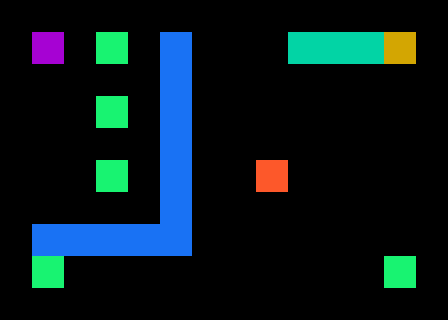

A level layout from a 2D game, rendered from its tile map. Below: a short description, then the map file with its tile-grid data intact:
An orthogonal 14x10 tile map with 32x32 px tiles, 1 tile layer (tiles) and 22 objects (16x Static, 5x Interactive, Start).

<map version="1.5" tiledversion="1.5.0" orientation="orthogonal" renderorder="right-down" width="14" height="10" tilewidth="32" tileheight="32" infinite="0" nextlayerid="3" nextobjectid="27">
 <properties>
  <property name="Turn Limit" value="250" />
 </properties>
 <tileset firstgid="1" source="../basic.tsx" />
 <layer id="1" name="tiles" width="14" height="10">
  <data encoding="csv">
11,11,11,11,11,11,11,11,11,11,11,11,11,11,
11,18,0,30,0,24,0,0,0,28,28,28,38,11,
11,0,0,0,0,24,0,0,0,11,11,11,11,11,
11,0,0,30,0,24,0,0,0,0,0,0,0,11,
11,0,0,0,0,24,0,0,0,0,0,0,0,11,
11,0,0,30,0,24,0,0,41,0,0,0,0,11,
11,0,0,0,0,24,0,0,0,0,0,0,0,11,
11,24,24,24,24,24,0,0,0,0,0,0,0,11,
11,30,0,0,0,0,0,0,0,0,0,0,30,11,
11,11,11,11,11,11,11,11,11,11,11,11,11,11
</data>
 </layer>
 <objectgroup id="2" name="objects">
  <object id="3" name="transform glass to 3" type="Interactive" gid="32" x="384" y="288" width="32" height="32">
   <properties>
    <property name="Group" type="int" value="5" />
    <property name="Transform group" type="int" value="4" />
    <property name="Transform onto" type="int" value="3" />
   </properties>
  </object>
  <object id="4" name="3" type="Static" gid="41" x="256" y="192" width="32" height="32">
   <properties>
    <property name="Group" type="int" value="3" />
    <property name="Properties" value="kills, blocks vision" />
   </properties>
  </object>
  <object id="5" name="glass" type="Static" gid="28" x="288" y="64" width="32" height="32">
   <properties>
    <property name="Group" type="int" value="4" />
    <property name="Properties" value="" />
   </properties>
  </object>
  <object id="6" name="glass" type="Static" gid="28" x="320" y="64" width="32" height="32">
   <properties>
    <property name="Group" type="int" value="4" />
    <property name="Properties" value="" />
   </properties>
  </object>
  <object id="7" name="glass" type="Static" gid="28" x="352" y="64" width="32" height="32">
   <properties>
    <property name="Group" type="int" value="4" />
    <property name="Properties" value="" />
   </properties>
  </object>
  <object id="8" name="Flag" type="Static" gid="37" x="384" y="64" width="32" height="32">
   <properties>
    <property name="Group" type="int" value="6" />
    <property name="Properties" value="win" />
   </properties>
  </object>
  <object id="9" name="Start" type="Start" gid="17" x="32" y="64" width="32" height="32" />
  <object id="10" name="2" type="Static" gid="22" x="160" y="64" width="32" height="32">
   <properties>
    <property name="Group" type="int" value="2" />
    <property name="Properties" value="unpassable, kills" />
   </properties>
  </object>
  <object id="11" name="2" type="Static" gid="22" x="160" y="96" width="32" height="32">
   <properties>
    <property name="Group" type="int" value="2" />
    <property name="Properties" value="unpassable, kills" />
   </properties>
  </object>
  <object id="12" name="2" type="Static" gid="22" x="160" y="128" width="32" height="32">
   <properties>
    <property name="Group" type="int" value="2" />
    <property name="Properties" value="unpassable, kills" />
   </properties>
  </object>
  <object id="13" name="2" type="Static" gid="22" x="160" y="192" width="32" height="32">
   <properties>
    <property name="Group" type="int" value="2" />
    <property name="Properties" value="unpassable, kills" />
   </properties>
  </object>
  <object id="14" name="2" type="Static" gid="22" x="160" y="160" width="32" height="32">
   <properties>
    <property name="Group" type="int" value="2" />
    <property name="Properties" value="unpassable, kills" />
   </properties>
  </object>
  <object id="15" name="2" type="Static" gid="22" x="160" y="224" width="32" height="32">
   <properties>
    <property name="Group" type="int" value="2" />
    <property name="Properties" value="unpassable, kills" />
   </properties>
  </object>
  <object id="16" name="2" type="Static" gid="22" x="128" y="256" width="32" height="32">
   <properties>
    <property name="Group" type="int" value="2" />
    <property name="Properties" value="unpassable, kills" />
   </properties>
  </object>
  <object id="17" name="2" type="Static" gid="22" x="160" y="256" width="32" height="32">
   <properties>
    <property name="Group" type="int" value="2" />
    <property name="Properties" value="unpassable, kills" />
   </properties>
  </object>
  <object id="18" name="2" type="Static" gid="22" x="96" y="256" width="32" height="32">
   <properties>
    <property name="Group" type="int" value="2" />
    <property name="Properties" value="unpassable, kills" />
   </properties>
  </object>
  <object id="19" name="2" type="Static" gid="22" x="64" y="256" width="32" height="32">
   <properties>
    <property name="Group" type="int" value="2" />
    <property name="Properties" value="unpassable, kills" />
   </properties>
  </object>
  <object id="20" name="2" type="Static" gid="22" x="32" y="256" width="32" height="32">
   <properties>
    <property name="Group" type="int" value="2" />
    <property name="Properties" value="unpassable, kills" />
   </properties>
  </object>
  <object id="21" name="add 'unpassable' to glass" type="Interactive" gid="32" x="96" y="64" width="32" height="32">
   <properties>
    <property name="Group" type="int" value="5" />
    <property name="Transform group" type="int" value="4" />
    <property name="toggle property" value="unpassable" />
   </properties>
  </object>
  <object id="22" name="remove 'kills' from 2" type="Interactive" gid="32" x="96" y="128" width="32" height="32">
   <properties>
    <property name="Group" type="int" value="5" />
    <property name="Transform group" type="int" value="2" />
    <property name="toggle property" value="kills" />
   </properties>
  </object>
  <object id="24" name="remove 'unpassable' from 2" type="Interactive" gid="32" x="96" y="192" width="32" height="32">
   <properties>
    <property name="Group" type="int" value="5" />
    <property name="Transform group" type="int" value="2" />
    <property name="toggle property" value="unpassable" />
   </properties>
  </object>
  <object id="25" name="remove 'kills' from 3" type="Interactive" gid="32" x="32" y="288" width="32" height="32">
   <properties>
    <property name="Group" type="int" value="5" />
    <property name="Transform group" type="int" value="3" />
    <property name="toggle property" value="kills" />
   </properties>
  </object>
 </objectgroup>
</map>
